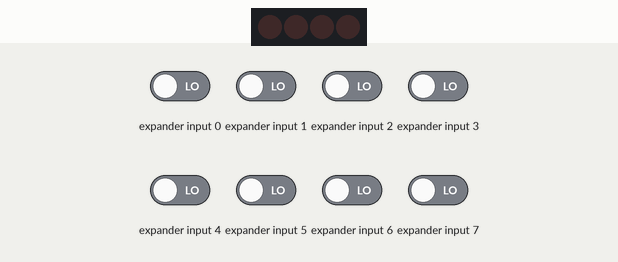
Bench run of a sketch on a simulated ESP32. Parts: 4 port-expander outputs drawn as a row of LEDs (first output left, lit = HIGH). Wiring (inferred from the names in the program): MCP23017 port expander at I2C address 0x21. Wiring (inferred from the signals the program sends): row of LEDs: on Q8, Q9, Q10, Q11. The inputs (shaded band) are chosen by the test bench; at power-on: expander input 0–7 LOW. What the sketch prints to the serial monitor is not drawn.

Above: at 1.3 s.
Timing chart, 0 to 4.0 s (numbered marks = the images above):
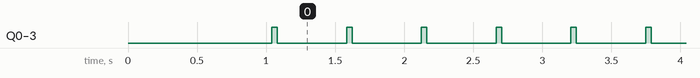

The sketch:

simple_loopback.ino
```cpp
#include <Wire.h>

#define MCP_ADDR 0x21

// MCP23017 registers
#define IODIRA  0x00
#define IODIRB  0x01
#define GPPUA   0x0C
#define GPPUB   0x0D
#define GPIOA   0x12
#define GPIOB   0x13

void mcpWrite(uint8_t reg, uint8_t value) {
  Wire.beginTransmission(MCP_ADDR);
  Wire.write(reg);
  Wire.write(value);
  Wire.endTransmission();
  delay(10);   // *** delay included after every write ***
}

uint8_t mcpRead(uint8_t reg) {
  Wire.beginTransmission(MCP_ADDR);
  Wire.write(reg);
  Wire.endTransmission();
  delay(10);   // *** delay included before read ***

  Wire.requestFrom(MCP_ADDR, (uint8_t)1);
  if (Wire.available()) return Wire.read();
  return 0xFF;
}

void setup() {
  Serial.begin(115200);
  delay(500);            // allow USB + pins to stabilize

  Wire.begin(0,1);       // SDA=0, SCL=1
  delay(500);            // allow MCP23017 to power‑up

  Serial.println("MCP23017 Test Starting (0x21)...");

  // Configure MCP23017
  mcpWrite(IODIRB, 0x00);   // Port B = outputs
  mcpWrite(IODIRA, 0xFF);   // Port A = inputs
  mcpWrite(GPPUA, 0x00);    // No pullups A
  mcpWrite(GPPUB, 0x00);    // No pullups B
}

void loop() {

  // ------------------------
  // Write 0x0F → Port B
  // ------------------------
  mcpWrite(GPIOB, 0x0F);
  uint8_t read1 = mcpRead(GPIOA);

  // Serial.print("WROTE 0x0F | READ 0x");
  // Serial.println(read1, HEX);

  // ------------------------
  // Write 0x00 → Port B
  // ------------------------
  mcpWrite(GPIOB, 0x00);
  uint8_t read2 = mcpRead(GPIOA);

  // Serial.print("WROTE 0x00 | READ 0x");
  // Serial.println(read2, HEX);

  delay(500);
}
```

Measured:
- by itself, Q0–3: alternates HIGH for 0.04 s and LOW for 0.50 s
